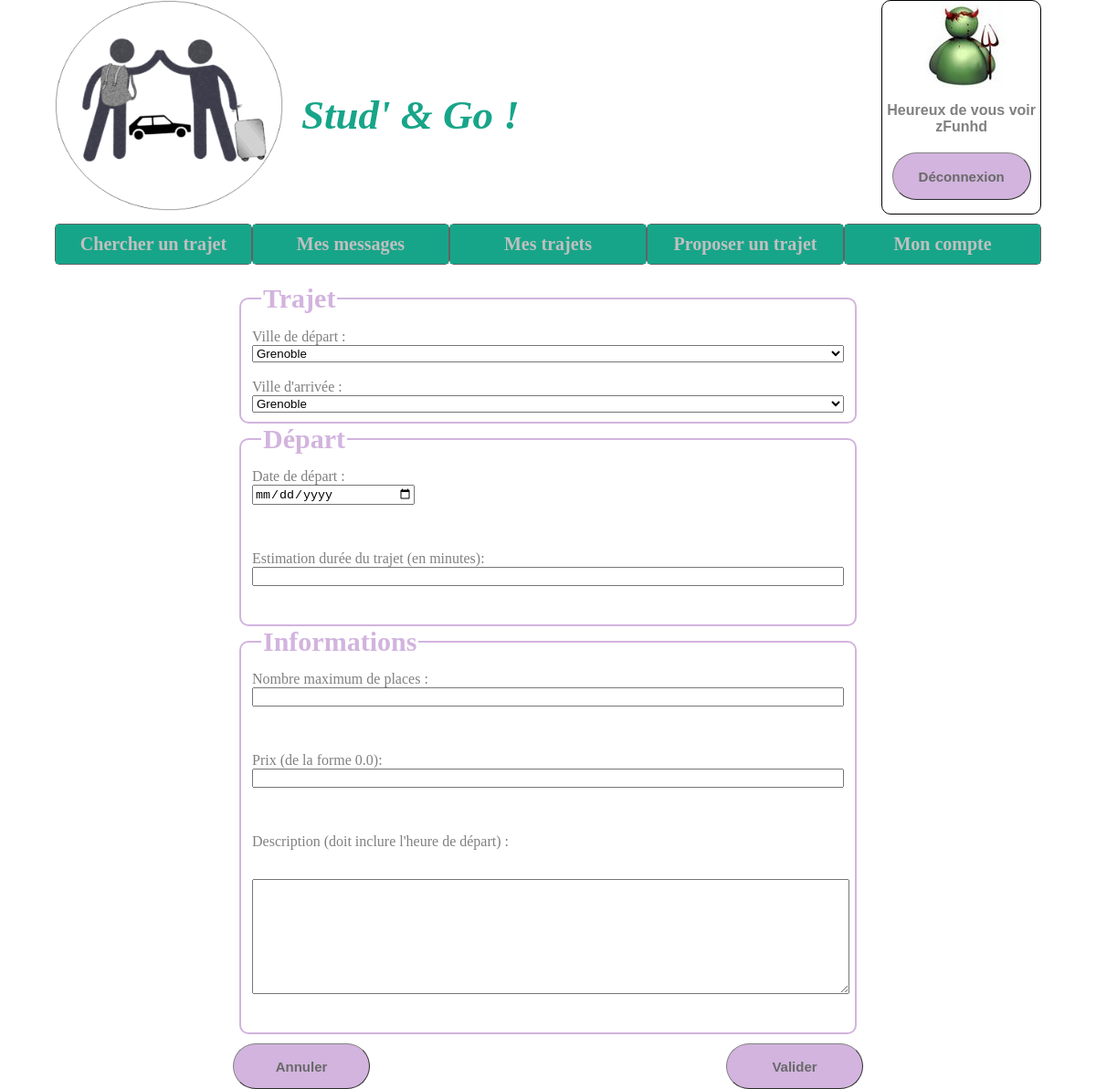
Page /Controleur/newTrajet.controler.php (signed in) on the committed database.
### tables this page shows
CREATE TABLE MEMBRE (
  id INTEGER,
  nom TEXT NOT NULL,
  prenom TEXT NOT NULL,
  pseudo TEXT NOT NULL unique,
  dateNaissance TEXT NOT NULL,
  adresseMail TEXT NOT NULL unique,
  numeroTel TEXT NOT NULL,
  motDePasse TEXT NOT NULL,
  avatar TEXT NOT NULL,
  signalement INTEGER DEFAULT 0,
  PRIMARY KEY(id)
);

### Modele/view.class.php (called while the page is built, shortened)
<?php
class View {
  private $path="";
  function __construct(string $path="") {
    $this->path = $path;
  }
  function show(string $path="") {
    $p = $path ? $path : $this->path;
    include($p);
  }
}
?>

### Modele/membreDAO.model.php (called while the page is built, shortened)
<?php
require_once('membre.model.php');
class membreDAO{
  private $db;
  private $database = "../Modele/data/coVoiturage.db";
  function __construct(){
    try{
      $this->db = new PDO("sqlite:$this->database",'','');
    }
    catch(Exception $e){
      die('Erreur : '. $e->getMessage());
    }
  }
  function getMembreById($id){
    $requete = "SELECT * FROM membre WHERE id='$id'";
     $mesInfos = $this->db->query($requete);
     $mesMembres = $mesInfos->fetchAll(PDO::FETCH_CLASS,'Membre');
     return (empty($mesMembres)) ? null : $mesMembres[0];
  }
}
 ?>

### Modele/membre.model.php (called while the page is built, shortened)
<?php
class Membre{
  private $pseudo;
  private $avatar;
  public function getPseudo(){
    return $this->pseudo;
  }
  public function getAvatar(){
    return $this->avatar;
  }
}
 ?>

### Modele/villeDAO.model.php (called while the page is built, shortened)
<?php
require_once('ville.model.php');
class villeDAO{
  private $db;
  private $database = "../Modele/data/coVoiturage.db";
  function __construct(){
    try{
      $this->db = new PDO("sqlite:$this->database",'','');
    }
    catch(Exception $e){
      die('Erreur : '. $e->getMessage());
    }
  }
  function getAllville(){
    $requete = "SELECT * FROM ville";
     $mesInfos = $this->db->query($requete);
     $mesVilles = $mesInfos->fetchAll(PDO::FETCH_CLASS,'Ville');
    return (empty($mesVilles)) ? null : $mesVilles;
  }
}
 ?>

### Modele/ville.model.php (called while the page is built, shortened)
<?php
class Ville {
  private $codePostal;
  private $nom;
  function getNom(){
    return $this->nom;
  }
    function getCodePostal(){
      return $this->codePostal;
    }
}
 ?>

### Vue/newTrajet.vue.php (the view, shortened to what this page needs)
<!DOCTYPE html>
<html lang="fr" dir="ltr">
<head>
  <link rel="stylesheet" href="../Ressource/mainVue.css">
</head>
<body>
  <?php include('zoneUtilisateurOn.view.php'); ?>
  <?php include('../Vue/menuNav.vue.php') ?>
  <div id="newTrajetStyle">
    <form name="formNewTrajet" class="formNewTrajet" action="../Controleur/newTrajet_form.controler.php" method="post" onsubmit="return valider()">
      <fieldset>
        <legend>Trajet</legend>
        <label for="champ_villeDep">Ville de départ : </label>
        <select name="champ_villeDep" id="champ_villeDep">
          <?php
          foreach ($this->villes as $uneVille) {
            echo "<option value=".$uneVille->getCodePostal().">".$uneVille->getNom()."</option>";
          }
          ?>
        </select>
        <br>
        <label for="champ_villeArr">Ville d'arrivée : </label>
        <select name="champ_villeArr" id="champ_villeArr">
          <?php
          foreach ($this->villes as $uneVille) {
            echo "<option value=".$uneVille->getCodePostal().">".$uneVille->getNom()."</option>";
          }
          ?>
        </select>
      </fieldset>
      <fieldset>
        <legend>Départ</legend>
        <label for="champ_dateDep">Date de départ : </label>
        <input type="date" name="champ_dateDep" id="champ_dateDep" required>
        <br>
        <label for="champ_estimation">Estimation durée du trajet (en minutes): </label>
        <input type="number" name="champ_estimation" id="champ_estimation" required>
      </fieldset>
      <fieldset>
        <legend>Informations</legend>
        <label for="champ_nbPlaces">Nombre maximum de places : </label>
        <input type="number" name="champ_nbPlaces" id="champ_nbPlaces" required>
        <br>
        <label for="champ_prix">Prix (de la forme 0.0): </label>
        <input type="text" name="champ_prix" id="champ_prix" required>
        <br>
        <label for="champ_descip">Description (doit inclure l'heure de départ) : </label>
        <textarea name="champ_descrip" id="champ_descip" rows="8" cols="80" required></textarea>
      </fieldset>
      <div>
        <input class="boutonsLogin" type="reset" value="Annuler">
        <input class="boutonsLogin" type="submit" value="Valider">
      </div>
    </form>
  </div>
</body>
</html>

### Vue/zoneUtilisateurOn.view.php
<div id="zoneDeconnexion">
  <div class="enteteLogo">
    <a href="mainControler.controler.php"><img src="./../Ressource/logo.png" alt="Logo du site"></a>
    <h1>Stud' & Go ! </h1>
  </div>
 <div id="messageBienvenue">
   <img src="<?php echo "../Ressource/avatar/$this->avatarMembre"?>" alt="Avatar du membre">
   <p>Heureux de vous voir <br> <?=$this->pseudoMembre ?></p>
   <a href="deconnexion.controler.php">
     <div class="boutonsLogin">
       <br>Déconnexion
     </div></a>
 </div>
</div>

### Ressource/mainVue.css (style rules this page uses)
body { width: 90%; margin: auto; }
.enteteLogo { display: flex; }
.enteteLogo a img { width: 250px; }
.enteteLogo h1 { margin-top: 100px; margin-left: 20px; font-size: 45px; color: #17a589; font-style: oblique; font-family: "Bradley Hand"; }
.boutonsLogin { width: 150px; height: 50px; border: 1px grey outset; background-color: #d2b4de ; border-radius: 30px; font-weight: bold; font-family:"Bradley Hand", sans-serif; color: #696969; font-size: 15px; text-align: center; }
a { text-decoration: none; }
#zoneDeconnexion { display: flex; justify-content: space-between; }
#messageBienvenue { align-items: center; border: 1px solid black; border-radius: 10px; font-family: "Optima", sans-serif; font-weight: bold; text-align: center; display: flex; flex-direction: column; justify-content: space-between; }
#messageBienvenue p { margin: 0px 5px 0px 5px; }
#messageBienvenue a { margin: 5px 0px 15px 0px; }
#infosCompte label,p { color: gray; }
#newTrajetStyle { display: flex; flex-direction: column; margin-top:20px; }
#newTrajetStyle fieldset { margin: auto; justify-content: center; width: 60%; display: flex; flex-direction: column; border: 2px solid #d2b4de; border-radius: 10px; }
#newTrajetStyle legend { font-size: 30px; color: #d2b4de; }
#newTrajetStyle div { display: flex; justify-content:center; margin-top: 10px; }
#newTrajetStyle label { color: gray; }
#newTrajetStyle input[type="date"] { width: 173px; }
#newTrajetStyle .boutonsLogin { margin: auto; justify-content: center; }
#mesMessageStyle h2,legend { font-size: 30px; color: #d2b4de; margin:10px; font-weight: bold; }
textarea { width: 100%; }

### rows in the picture
membre: avatar (picture), pseudo "zFunhd"

### other values in the picture
form field champ_villeDep "Grenoble"
form field champ_villeArr "Grenoble"
